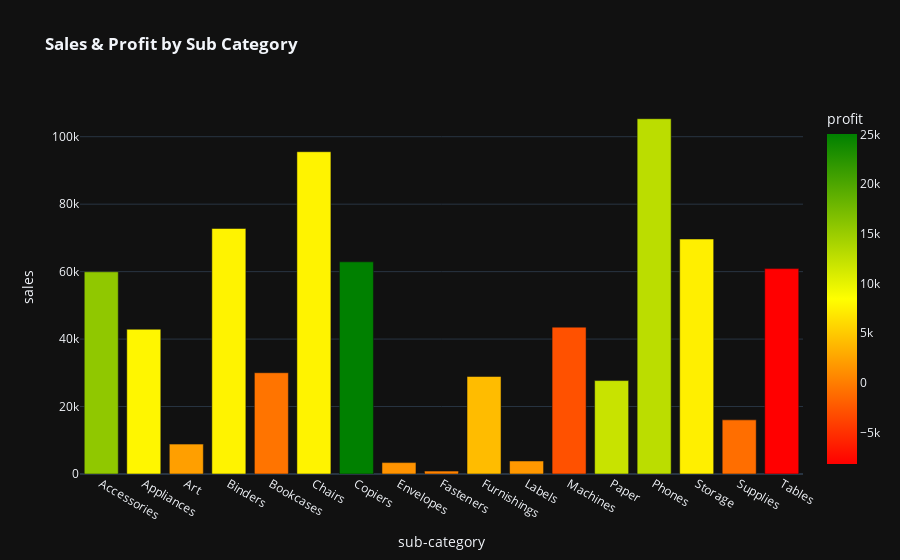

The code cell stored with this chart in its notebook:
### Markdown cell above
## What is the total Profit & Sales by Sub-Category?

### Code cell
# Create Chart
fig = px.bar(sub_data,
             x='sub-category',
             y='sales',
             color='profit',
             color_continuous_scale=["red","yellow","green"],
             template = template_style,
             title = '<b>Sales & Profit by Sub Category</b>')

# Display Plot
fig.show()

### Figure 1 — Plotly figure (JSON) as saved in the notebook; plotly's stock layout.template omitted (floating-point values rounded to 4 significant figures)
{"data": [{"alignmentgroup": "True", "hovertemplate": "sub-category=%{x}<br>sales=%{y}<br>profit=%{marker.color}<extra></extra>", "legendgroup": "", "marker": {"color": [15670.0, 7865.0, 2222.0, 7670.0, -583.6, 7644.0, 25030.0, 1442.0, 304.9, 4099.0, 1745.0, -2869.0, 12040.0, 12850.0, 7403.0, -955.3, -8141.0], "coloraxis": "coloraxis", "pattern": {"shape": ""}}, "name": "", "offsetgroup": "", "orientation": "v", "showlegend": false, "textposition": "auto", "type": "bar", "x": ["Accessories", "Appliances", "Art", "Binders", "Bookcases", "Chairs", "Copiers", "Envelopes", "Fasteners", "Furnishings", "Labels", "Machines", "Paper", "Phones", "Storage", "Supplies", "Tables"], "xaxis": "x", "y": [59950.0, 42930.0, 8863.0, 72790.0, 30020.0, 95550.0, 62900.0, 3379.0, 857.6, 28920.0, 3861.0, 43540.0, 27690.0, 105300.0, 69680.0, 16050.0, 60890.0], "yaxis": "y"}], "layout": {"barmode": "relative", "coloraxis": {"colorbar": {"title": {"text": "profit"}}, "colorscale": [[0, "red"], [0.5, "yellow"], [1, "green"]]}, "legend": {"tracegroupgap": 0}, "title": {"text": "<b>Sales & Profit by Sub Category</b>"}, "xaxis": {"anchor": "y", "domain": [0, 1], "title": {"text": "sub-category"}}, "yaxis": {"anchor": "x", "domain": [0, 1], "title": {"text": "sales"}}}}
